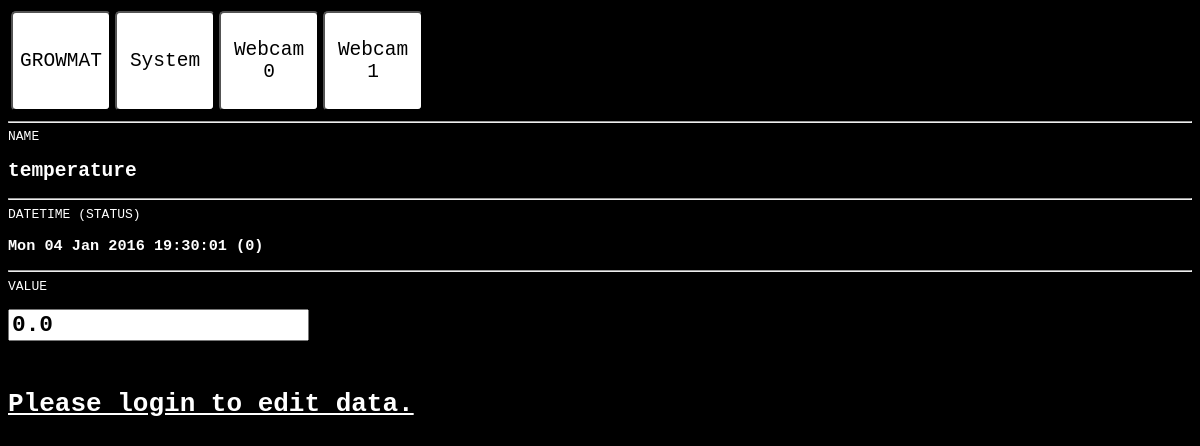
Page /w/detail/0/2/ on the earlier database version.
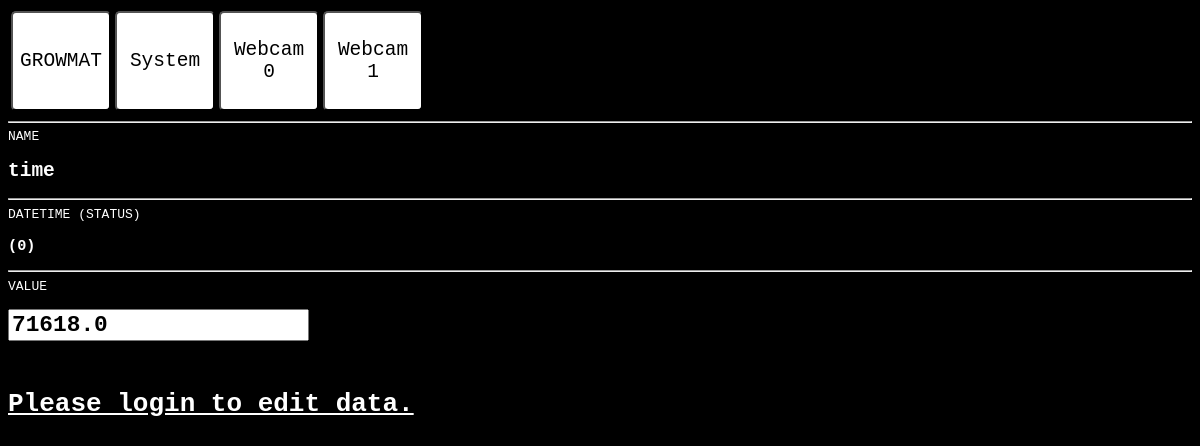
Same page on the later database version.
### growmat/w/models.py (models this page shows, shortened)
class Instrument(models.Model):
	cNT = 1<<0
	cIV = 1<<1
	cA  = 1<<2
	cW  = 1<<3
	INSTRUMENT_TYPE = (
					(10, 'SYSTEM'),
					(0,  'MODBUS'),
     				(20, 'SCRIPT'),
                    (30, 'BTSPP2FILE'),
                    (40, 'RC'),
                    (50, 'GROWMATUTILS'),
	)
	INSTRUMENT_INDEX = (
					(0, '0'),
     				(1, '1'),
         			(2, '2'),
    			    (3, '3'),
    				(4, '4'),
    				(5, '5'),
     				(6, '6'),
         			(7, '7'),
    			    (8, '8'),
    				(9, '9'),
	)
	DATA_TYPE = (
					(0, 'int'),
     				(1, 'float'),
	)
	priority = models.FloatField(default=0, blank=True)
	manual = models.BooleanField(default=False, blank=True)
	address = models.IntegerField(default=0)
	type = models.IntegerField(choices=INSTRUMENT_TYPE, default=0)
	index = models.IntegerField(default=0)
	output = models.BooleanField(default = False, blank=True)
	datatype = models.IntegerField(choices=DATA_TYPE, default=0)
	name = models.CharField(default='NEW',  max_length=256)
	value = models.FloatField(default=0)
	status = models.IntegerField(default=1)
	datetime = models.DateTimeField(null=True, blank=True)

### growmat/w/views.py (the view, shortened to what this page needs)
# urls.py: url(r'^detail/(?P<page>[0-9]+)/(?P<pk>[0-9]+)/$', views.detail, name='detail'),
def detail(request, page=0, pk=None):
    instrument = Instrument.objects.get(pk=pk)
    form = InstrumentForm(instance = instrument)
    context = RequestContext(request, {
        'instrument': instrument,
        'form':form,
        'page': page })
    return render(request, 'w/detail.html', context)

### growmat/w/models.py
class InstrumentForm(ModelForm):
    class Meta:
        model = Instrument
        fields = ['priority', 'manual', 'address', 'type', 'index', 'output', 'datatype','name', 'value', 'status', 'datetime']

### growmat/w/templates/w/detail.html (shortened to what this page needs)
{% load staticfiles %}
<html>
	<head>
		<link rel="stylesheet" type="text/css" href="{% static 'w/style.css' %}">
    </head>
<body>
<table>
<tr>
<td>
<a href="{% url 'w:index' page %}"><button class="label">GROWMAT</button></a>
</td>
<td>
<a href="{% url 'w:instrument' %}"><button class="label">System</button></a>
</td>
<td>
<a href="{% url 'w:webcam' 0 %}"><button class="label">Webcam<br>0</button></a>
</td>
<td>
<a href="{% url 'w:webcam' 1 %}"><button class="label">Webcam<br>1</button></a>
</td>
</tr>
</table>
<hr>
	<form action="" method="post">{% csrf_token %}
	NAME <h2>{{ instrument.name }}</h2>
	<hr>
	DATETIME (STATUS) <h3>{{ instrument.datetime|date:"D d M Y" }} {{ instrument.datetime|time:"H:i:s" }} ({{ instrument.status }}) </h3>
	<hr>
	VALUE
			<h3>
				{{ form.value }}
			</h3>&nbsp;
  <table>
			 {% if not user.is_authenticated %}
				<h1><a href="{% url 'w:login' %}">Please login to edit data.</a></h1>
			{% endif %}
  			</table>
		</form>
	</body>
</html>

### growmat/static/w/style.css (style rules this page uses)
body { background-color: black; color: white; font-family: Monospace; }
html, body { //width=100%; //overflow-x: hidden; //overflow-y: hidden; }
input[type="number"] { font-family: Monospace; font-size: 1.5em }
a { color: white; }
button { height: 100px; width: 100px; font-family: Monospace; border-radius: 5px; //font-face: Tahoma; //font-size: 1.2em }
button.label { background: white; font-size: 1.5em }
tr a { width:100%; display:block; color: black; text-decoration: none; }
td a { width:100%; display:block; color: black; text-decoration: none; }
input { font-weight: bold; font-size:large; }

Differences in the rows shown:
changed Instrument: name "temperature" → "time"; value "0.0" → "71618.0"; datetime "Mon 04 Jan 2016" → (not shown); datetime "19:30:01" → (not shown)
